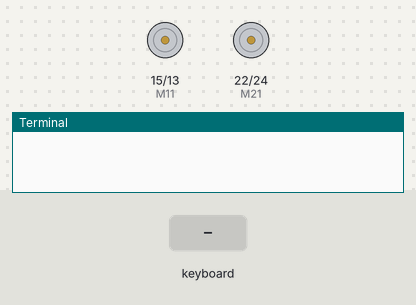
This program was run on a simulated Raspberry Pi (header pin numbers). On the bench: motor-driver pin pairs drawn as motors (green arrow = first pin HIGH = forward, orange = second pin HIGH = backward, longer = more drive), the last lines printed to the terminal. The test bench sets the inputs (shaded band). Files the program writes start out absent; the camera gives no picture and a still takes 0.5 s.

Above: at 1.2 s.
1.3 s: key up typed on the keyboard
At 2.5 s:
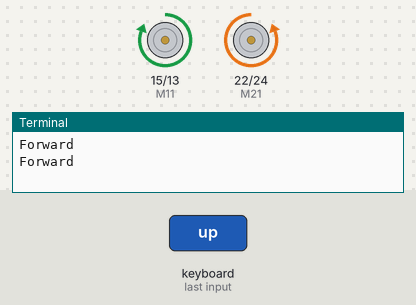
3.3 s: key left typed on the keyboard
At 4.1 s:
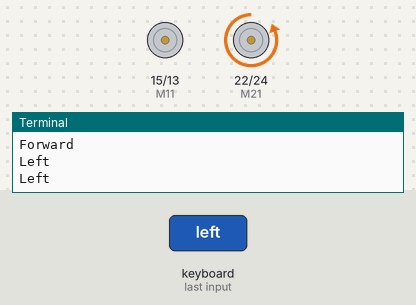
5.3 s: key right typed on the keyboard
At 6.8 s:
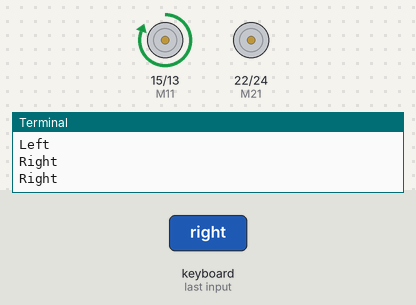
Timing chart, 0 to 8.3 s (numbered marks = the images above; inputs shaded):
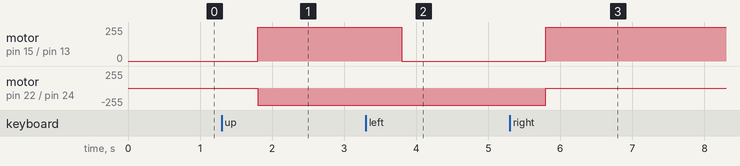

The program:

GPIO.py
```python
from gpiozero import Robot
from pynput.keyboard import Key, Listener
import RPi.GPIO as gpio
from picamera import PiCamera
import curses
import sys
import termios
import keyboard
import time
import tty
import csv


class Car:
    def __init__(self):
        self.i = 0
        self.camera = PiCamera()
        self.M11 = 15
        self.M12 = 13
        self.M21 = 22
        self.M22 = 24

        gpio.setmode(gpio.BOARD)
        gpio.cleanup()
        gpio.setup(self.M11, gpio.OUT)
        gpio.setup(self.M12, gpio.OUT)
        gpio.setup(self.M21, gpio.OUT)
        gpio.setup(self.M22, gpio.OUT)

        self.file = open('data.csv', 'w', newline='')
        self.writer = csv.writer(self.file)

    def right(self):
        gpio.output(self.M11, True)
        gpio.output(self.M12, False)
        gpio.output(self.M21, False)
        gpio.output(self.M22, False)
        print("Right")

        # time.sleep(0.3)
        # gpio.output(self.M11, False)
        # gpio.output(self.M12, False)
        # gpio.output(self.M21, False)
        # gpio.output(self.M22, False)

    def left(self):
        gpio.output(self.M11, False)
        gpio.output(self.M12, False)
        gpio.output(self.M21, False)
        gpio.output(self.M22, True)
        print("Left")

        # time.sleep(0.3)
        # gpio.output(self.M11, False)
        # gpio.output(self.M12, False)
        # gpio.output(self.M21, False)
        # gpio.output(self.M22, False)

    def forward(self):
        gpio.output(self.M11, True)
        gpio.output(self.M12, False)
        gpio.output(self.M21, False)
        gpio.output(self.M22, True)
        print("Forward")

    def reset(self):
        time.sleep(0.1)
        gpio.output(self.M11, False)
        gpio.output(self.M12, False)
        gpio.output(self.M21, False)
        gpio.output(self.M22, False)

    def reverse(self):
        gpio.output(self.M11, False)
        gpio.output(self.M12, True)
        gpio.output(self.M21, True)
        gpio.output(self.M22, False)
        print("Reverse")

        # time.sleep(0.3)
        # gpio.output(self.M11, False)
        # gpio.output(self.M12, False)
        # gpio.output(self.M21, False)
        # gpio.output(self.M22, False)

    # def getch(self):
    #     fd = sys.stdin.fileno()
    #     old_settings = termios.tcgetattr(fd)
    #     try:
    #         tty.setraw(sys.stdin.fileno())
    #         ch = sys.stdin.read(1)
    #     finally:
    #         termios.tcsetattr(fd, termios.TCSADRAIN, old_settings)
    #     return ch

    def on_press(self, key):

        if key == Key.up:
            print("Forward")
            self.path = '/home/pi/Documents/images/image_' + \
                str(self.i) + '.jpg'
            self.camera.capture(self.path)
            self.i += 1
            self.writer.writerow((self.path, 0))
            self.forward()
        elif key == Key.down:
            print("Reverse")

            self.reset()
        elif key == Key.left:
            print('Left')
            self.path = '/home/pi/Documents/images/image_' + \
                str(self.i) + '.jpg'
            self.camera.capture(self.path)
            self.i += 1
            self.writer.writerow((self.path, 2))
            self.left()
        elif key == Key.right:
            print('Right')
            self.path = '/home/pi/Documents/images/image_' + \
                str(self.i) + '.jpg'
            self.camera.capture(self.path)
            self.i += 1
            self.writer.writerow((self.path, 3))
            self.right()

        elif key == Key.e:
            self.file.close()

    def on_release(self, key):
        pass


if __name__ == '__main__':
    car = Car()

    with Listener(
            on_press=car.on_press,
            on_release=car.on_release) as listener:
        listener.join()

    # with open('data.csv', 'w', newline='') as file:
    #     writer = csv.writer(file)

    #     while True:
    #         char = car.getch()
    #         path = '/home/pi/Documents/images/image_' + str(car.i) + '.jpg'
    #         car.camera.capture(path)
    #         car.i += 1

    #         writer.writerow((path, char))
```

Measured:
- after the input at 1.3 s, motor on pin 15 (M11) / pin 13 (M12): stopped → forward 255/255 after 0.50 s; motor on pin 22 (M21) / pin 24 (M22): stopped → backward 255/255 after 0.50 s
- after the input at 3.3 s, motor on pin 15 (M11) / pin 13 (M12): forward 255/255 → stopped after 0.50 s
- after the input at 5.3 s, motor on pin 15 (M11) / pin 13 (M12): stopped → forward 255/255 after 0.50 s; motor on pin 22 (M21) / pin 24 (M22): backward 255/255 → stopped after 0.50 s
